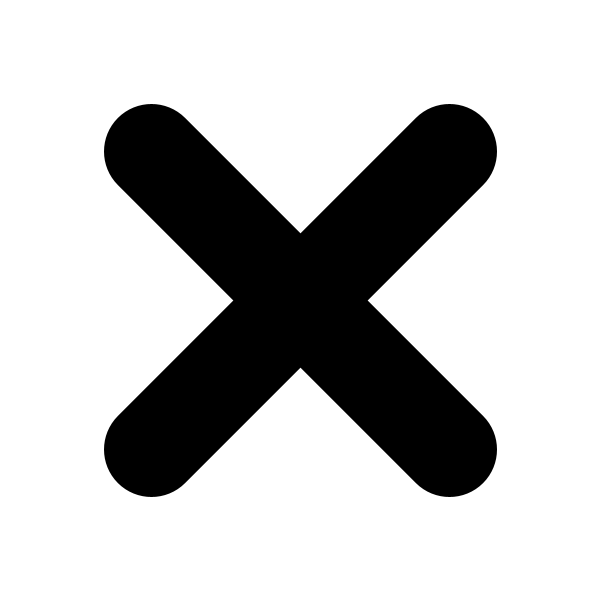
Frame 1 (no input)
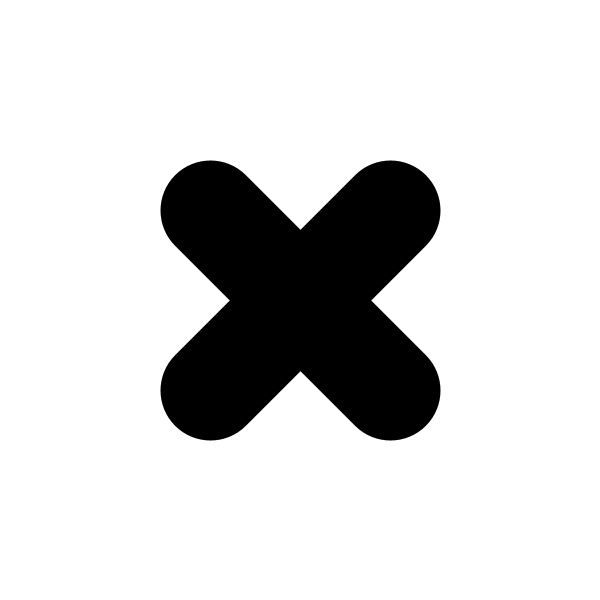
Frame 60 (the mouse pressed at the canvas centre just before this capture)
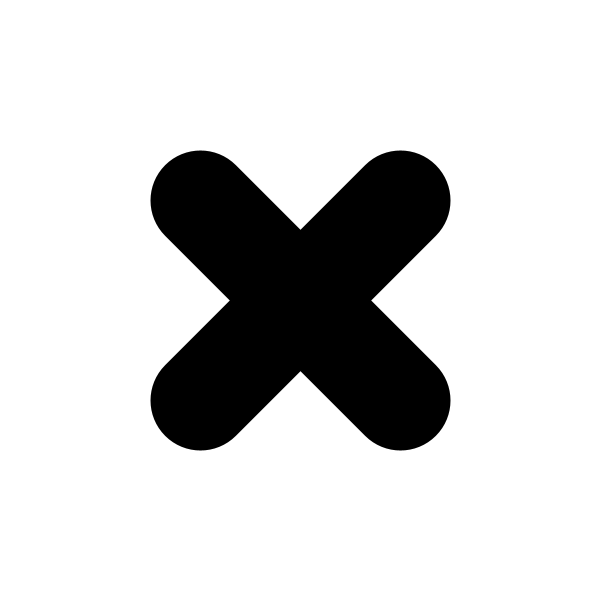
Frame 120 (the mouse held since frame 60 and released just before this capture)

The Processing sketch that drew these frames (run headless with seeded random() and noise(); from frame 60 on, the mouse is pressed at the canvas centre):

// Processing sketch: sketch_2A_0
// ── sketch_2A_0.pde

void setup() {
  size (600, 600);
}
int strokeBaseWeight = 100;

void draw() {
  background(255);
  int strokeWeight = strokeBaseWeight - frameCount * 5 % strokeBaseWeight;
  //int strokeWeight = strokeBaseWeight;
  int lineLengthHalf = 150 - frameCount % 70;
  //int lineLengthHalf = 150;
  //float offsetX = random(-50, 50);
  float offsetX = 0;

  strokeWeight(strokeWeight);
  println(strokeWeight);
  
  line(width/2 - lineLengthHalf + offsetX, height/2 - lineLengthHalf, width/2 + lineLengthHalf, height/2 + lineLengthHalf);
  line(width/2 + lineLengthHalf + offsetX, height/2 - lineLengthHalf, width/2 - lineLengthHalf, height/2 + lineLengthHalf);
}
